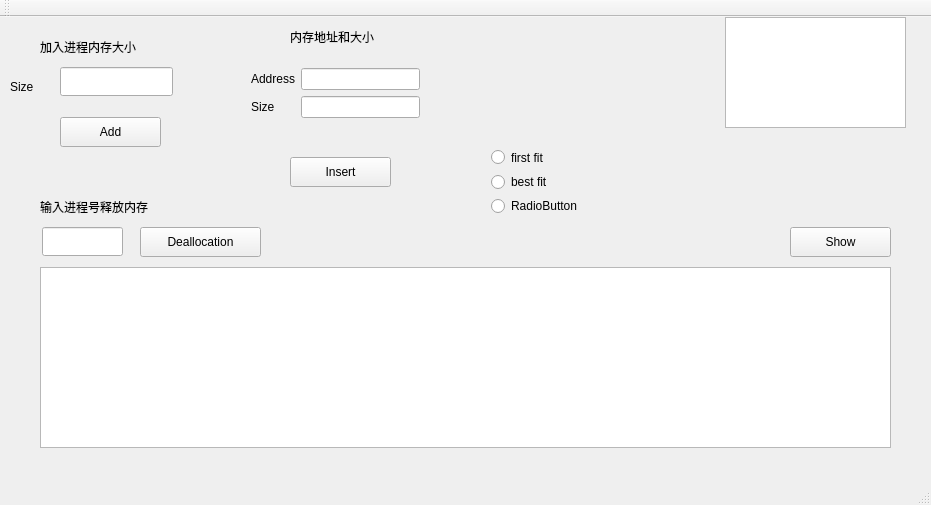
<?xml version="1.0" encoding="UTF-8"?>
<ui version="4.0">
 <class>MainWindow</class>
 <widget class="QMainWindow" name="MainWindow">
  <property name="geometry">
   <rect>
    <x>0</x>
    <y>0</y>
    <width>931</width>
    <height>505</height>
   </rect>
  </property>
  <property name="windowTitle">
   <string>MainWindow</string>
  </property>
  <widget class="QWidget" name="centralWidget">
   <widget class="QPushButton" name="Add">
    <property name="geometry">
     <rect>
      <x>60</x>
      <y>100</y>
      <width>101</width>
      <height>30</height>
     </rect>
    </property>
    <property name="text">
     <string>Add</string>
    </property>
   </widget>
   <widget class="QPushButton" name="Insert">
    <property name="geometry">
     <rect>
      <x>290</x>
      <y>140</y>
      <width>101</width>
      <height>30</height>
     </rect>
    </property>
    <property name="text">
     <string>Insert</string>
    </property>
   </widget>
   <widget class="QPushButton" name="Show">
    <property name="geometry">
     <rect>
      <x>790</x>
      <y>210</y>
      <width>101</width>
      <height>30</height>
     </rect>
    </property>
    <property name="text">
     <string>Show</string>
    </property>
   </widget>
   <widget class="QPushButton" name="Delete">
    <property name="geometry">
     <rect>
      <x>140</x>
      <y>210</y>
      <width>121</width>
      <height>30</height>
     </rect>
    </property>
    <property name="text">
     <string>Deallocation</string>
    </property>
   </widget>
   <widget class="QGraphicsView" name="hit">
    <property name="geometry">
     <rect>
      <x>725</x>
      <y>0</y>
      <width>181</width>
      <height>111</height>
     </rect>
    </property>
   </widget>
   <widget class="QGraphicsView" name="graphicsView">
    <property name="geometry">
     <rect>
      <x>40</x>
      <y>250</y>
      <width>851</width>
      <height>181</height>
     </rect>
    </property>
   </widget>
   <widget class="QLabel" name="label">
    <property name="geometry">
     <rect>
      <x>10</x>
      <y>60</y>
      <width>41</width>
      <height>19</height>
     </rect>
    </property>
    <property name="text">
     <string>Size</string>
    </property>
   </widget>
   <widget class="QLineEdit" name="processSize">
    <property name="geometry">
     <rect>
      <x>60</x>
      <y>50</y>
      <width>113</width>
      <height>29</height>
     </rect>
    </property>
   </widget>
   <widget class="QLabel" name="label_2">
    <property name="geometry">
     <rect>
      <x>40</x>
      <y>20</y>
      <width>141</width>
      <height>20</height>
     </rect>
    </property>
    <property name="text">
     <string>加入进程内存大小</string>
    </property>
   </widget>
   <widget class="QLabel" name="label_3">
    <property name="geometry">
     <rect>
      <x>290</x>
      <y>10</y>
      <width>121</width>
      <height>20</height>
     </rect>
    </property>
    <property name="text">
     <string>内存地址和大小</string>
    </property>
   </widget>
   <widget class="QWidget" name="formLayoutWidget">
    <property name="geometry">
     <rect>
      <x>240</x>
      <y>40</y>
      <width>191</width>
      <height>81</height>
     </rect>
    </property>
    <layout class="QFormLayout" name="formLayout">
     <item row="0" column="0">
      <widget class="QLabel" name="label_4">
       <property name="text">
        <string>Address</string>
       </property>
      </widget>
     </item>
     <item row="1" column="0">
      <widget class="QLabel" name="label_5">
       <property name="text">
        <string>Size</string>
       </property>
      </widget>
     </item>
     <item row="0" column="1">
      <widget class="QLineEdit" name="memoryAddress"/>
     </item>
     <item row="1" column="1">
      <widget class="QLineEdit" name="memorySize"/>
     </item>
    </layout>
   </widget>
   <widget class="QWidget" name="verticalLayoutWidget_2">
    <property name="geometry">
     <rect>
      <x>480</x>
      <y>120</y>
      <width>160</width>
      <height>89</height>
     </rect>
    </property>
    <layout class="QVBoxLayout" name="verticalLayout_2">
     <item>
      <widget class="QRadioButton" name="firstfit">
       <property name="text">
        <string>first fit</string>
       </property>
      </widget>
     </item>
     <item>
      <widget class="QRadioButton" name="bestfit">
       <property name="text">
        <string>best fit</string>
       </property>
      </widget>
     </item>
     <item>
      <widget class="QRadioButton" name="radioButton">
       <property name="text">
        <string>RadioButton</string>
       </property>
      </widget>
     </item>
    </layout>
   </widget>
   <widget class="QLabel" name="la">
    <property name="geometry">
     <rect>
      <x>490</x>
      <y>10</y>
      <width>201</width>
      <height>91</height>
     </rect>
    </property>
    <property name="text">
     <string/>
    </property>
   </widget>
   <widget class="QLabel" name="label_6">
    <property name="geometry">
     <rect>
      <x>40</x>
      <y>180</y>
      <width>161</width>
      <height>19</height>
     </rect>
    </property>
    <property name="text">
     <string>输入进程号释放内存</string>
    </property>
   </widget>
   <widget class="QLineEdit" name="deallocation_id">
    <property name="geometry">
     <rect>
      <x>42</x>
      <y>210</y>
      <width>81</width>
      <height>29</height>
     </rect>
    </property>
   </widget>
  </widget>
  <widget class="QMenuBar" name="menuBar">
   <property name="geometry">
    <rect>
     <x>0</x>
     <y>0</y>
     <width>931</width>
     <height>27</height>
    </rect>
   </property>
  </widget>
  <widget class="QToolBar" name="mainToolBar">
   <attribute name="toolBarArea">
    <enum>TopToolBarArea</enum>
   </attribute>
   <attribute name="toolBarBreak">
    <bool>false</bool>
   </attribute>
  </widget>
  <widget class="QStatusBar" name="statusBar"/>
 </widget>
 <layoutdefault spacing="6" margin="11"/>
 <resources/>
 <connections/>
</ui>
